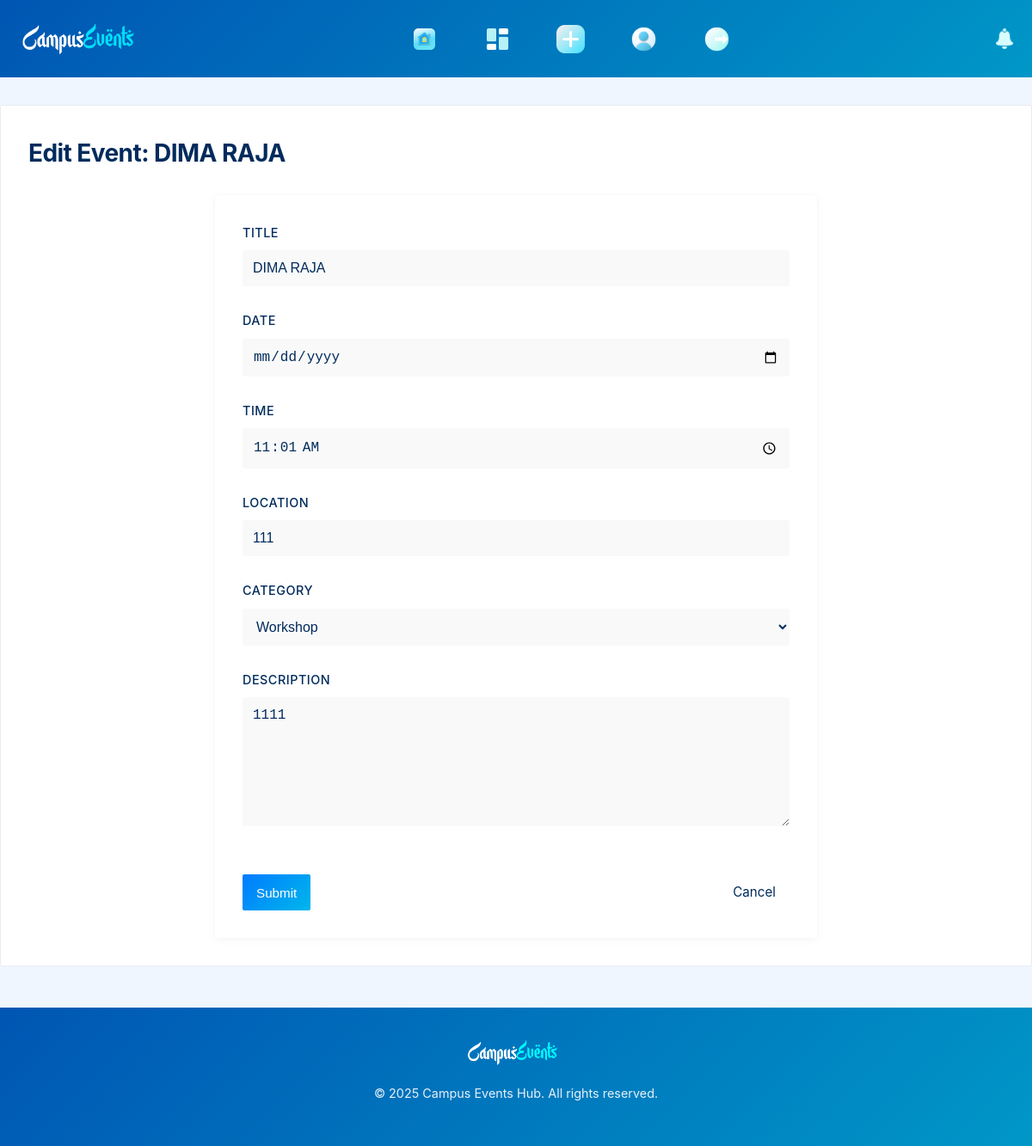
/edit_event/1 (signed in), run on the app's committed database.
### models.py (models this page shows)
class Event(db.Model):
    __tablename__ = 'event'
    id = db.Column(db.Integer, primary_key=True)
    title = db.Column(db.String(100), nullable=False)
    description = db.Column(db.Text, nullable=False)
    date = db.Column(db.Date, nullable=False)
    time = db.Column(db.Time, nullable=False)
    location = db.Column(db.String(100), nullable=False)
    category = db.Column(db.String(50), nullable=False)
    status = db.Column(db.Enum(EventStatus), default=EventStatus.PENDING)
    user_id = db.Column(db.Integer, db.ForeignKey('user.id'), nullable=False)
    likes = db.relationship('Like', backref='event', lazy=True, cascade='all, delete-orphan')
    rsvps = db.relationship('RSVP', backref='event', lazy=True, cascade='all, delete-orphan')
    notifications = db.relationship('Notification', backref='event', lazy=True, cascade='all, delete-orphan')

### app.py (the view, shortened to what this page needs)
@app.route('/edit_event/<int:event_id>', methods=['GET', 'POST'])
@login_required
def edit_event_page(event_id):
    event = Event.query.get_or_404(event_id)
    if event.organizer.id != current_user.id and current_user.role != UserRole.ADMIN:
        logger.warning(f"Unauthorized edit attempt by {current_user.email} on event {event_id}")
        flash('Unauthorized action.', 'danger')
        return redirect(url_for('index'))
    form = EventForm(obj=event)
    return render_template('edit_event.html', form=form, event=event)

### forms.py
class EventForm(FlaskForm):
    title = StringField('Title', validators=[DataRequired(), Length(max=100)])
    description = TextAreaField('Description', validators=[DataRequired()])
    date = DateField('Date', validators=[DataRequired()])
    time = TimeField('Time', validators=[DataRequired()])
    location = StringField('Location', validators=[DataRequired(), Length(max=100)])
    category = SelectField('Category', choices=[
        ('workshop', 'Workshop'),
        ('seminar', 'Seminar'),
        ('party', 'Party'),
        ('sports', 'Sports'),
        ('other', 'Other')
    ], validators=[DataRequired()])
    submit = SubmitField('Submit')

### app.py (called while the page is built)
@login_manager.user_loader
def load_user(user_id):
    return User.query.get(int(user_id))

### templates/edit_event.html (shortened to what this page needs)
        {% extends "base.html" %}
{% block css %}
    <link rel="stylesheet" href="{{ url_for('static', filename='css/edit_event.css') }}">
{% endblock %}
{% block content %}
    <div class="container">
        <h2>Edit Event: {{ event.title }}</h2>
        <form method="POST" class="event-form">
            <div class="form-group">
                {{ form.title.label }} {{ form.title(class="form-control", value=event.title) }}
            </div>
            <div class="form-group">
                {{ form.date.label }} {{ form.date(class="form-control", value=event.date.strftime('%Y-%m-%d')) }}
            </div>
            <div class="form-group">
                {{ form.time.label }} {{ form.time(class="form-control", value=event.time.strftime('%H:%M')) }}
            </div>
            <div class="form-group">
                {{ form.location.label }} {{ form.location(class="form-control", value=event.location) }}
            </div>
            <div class="form-group">
                {{ form.category.label }} {{ form.category(class="form-control", value=event.category) }}
            </div>
            <div class="form-group">
                {{ form.description.label }} {{ form.description(class="form-control", rows="4", value=event.description) }}
            </div>
            <div class="form-actions">
                {{ form.submit(class="btn btn-primary") }}
                <a href="{{ url_for('get_event_page', event_id=event.id) }}" class="btn btn-secondary">Cancel</a>
            </div>
        </form>
    </div>
{% endblock %}

### static/css/base.css (style rules this page uses)
:root { --primary-blue: #007bff; --light-blue: #f0f6ff; --white: #ffffff; --dark-blue: #002b5c; --gradient-blue: linear-gradient(135deg, #007bff 0%, #00b7eb 100%); --success-green: #28a745; --danger-red: #dc3545; --gray: #5a6a7a; --font-primary: 'Inter', -apple-system, BlinkMacSystemFont, sans-serif; --transition: all 0.3s ease; --border-radius: 2px; --animation-ease: cubic-bezier(0.4, 0, 0.2, 1); }
* { margin: 0; padding: 0; box-sizing: border-box; }
body { font-family: var(--font-primary); line-height: 1.7; color: var(--dark-blue); background-color: var(--light-blue); font-size: 16px; overscroll-behavior: none; }
h1, h2, h3, h4 { font-weight: 700; color: var(--dark-blue); }
h2 { font-size: 1.75rem; margin-bottom: 1.5rem; letter-spacing: -0.02em; }
a { text-decoration: none; color: var(--primary-blue); transition: var(--transition); }
.container { max-width: 1280px; margin: 2rem auto; padding: 2rem; background-color: var(--white); border-radius: var(--border-radius); border: 1px solid #e9ecef; animation: fadeInOpacity 0.4s var(--animation-ease); }
.btn { padding: 0.5rem 1rem; border: none; border-radius: var(--border-radius); font-size: 0.95rem; cursor: pointer; transition: var(--transition); display: inline-flex; align-items: center; gap: 0.5rem; }
.btn-primary { background: var(--gradient-blue); color: var(--white); }

### static/css/edit_event.css (style rules this page uses)
.event-form { max-width: 700px; margin: 0 auto; padding: 2rem; background: white; border-radius: var(--border-radius); box-shadow: 0 2px 10px rgba(0, 0, 0, 0.05); }
.form-group { margin-bottom: 1.75rem; }
.form-group label { display: block; margin-bottom: 0.5rem; font-weight: 500; color: var(--secondary-color); font-size: 0.9rem; text-transform: uppercase; letter-spacing: 0.5px; }
.form-control { width: 100%; padding: 0.75rem; border: 1px solid var(--medium-gray); border-radius: var(--border-radius); font-size: 1rem; color: var(--secondary-color); transition: var(--transition); background-color: #f9f9f9; }
.form-control[rows] { min-height: 150px; resize: vertical; }
.form-actions { display: flex; justify-content: space-between; margin-top: 2rem; padding-top: 1.5rem; border-top: 1px solid var(--light-gray); }
.btn-secondary { background-color: white; color: var(--secondary-color); border: 1px solid var(--medium-gray); }

### data on the page
Event: title "DIMA RAJA", time "11:01", location "111", category "Workshop", description "1111"
